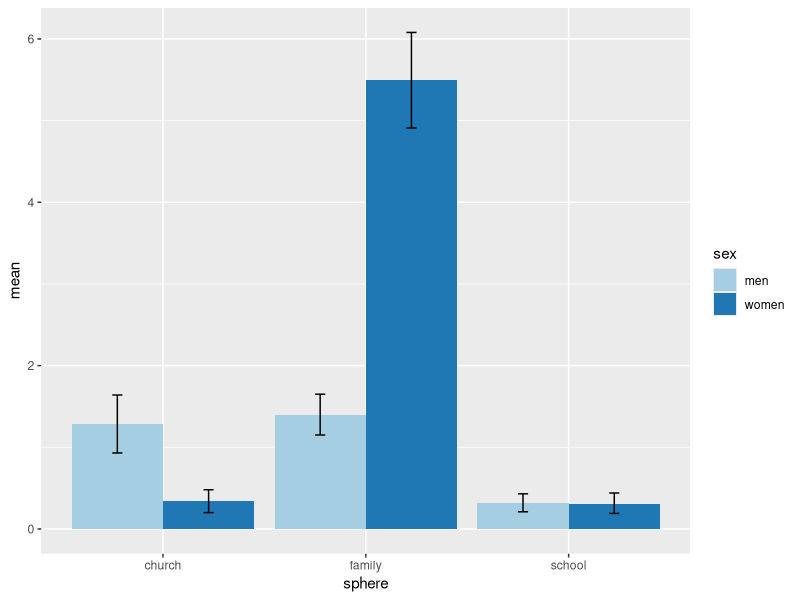
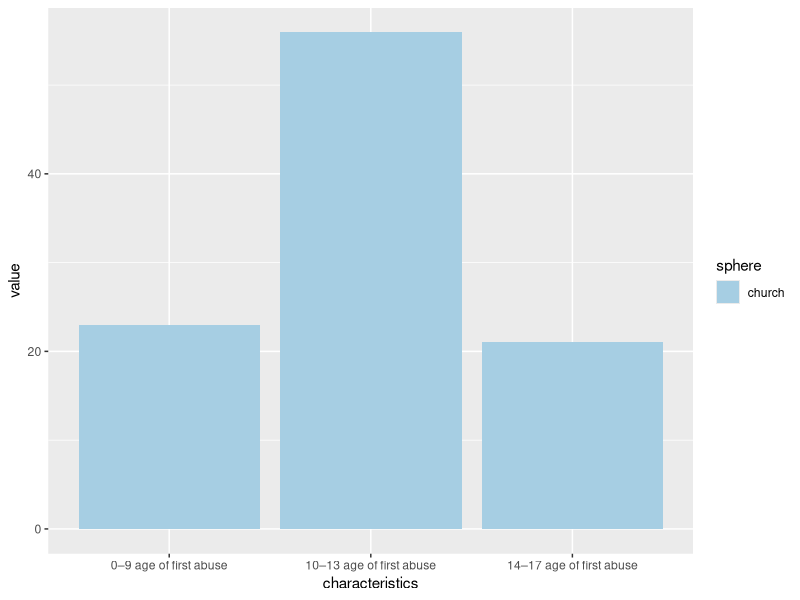

Source code (R) for these figures, in order:
## ---- chunk 1
library(dplyr)
library(readr)
library(tidyr)
library(ggplot2)
library(stringr)
## ---- chunk 2
prev_by_sex <- read_csv("sup_table_1.csv")
head(prev_by_sex)

char_first_csa <- read_csv("char_first_csa.csv")
head(char_first_csa)
## ---- chunk 3
prev <- prev_by_sex %>%
  pivot_longer(
    cols = starts_with(c("any", "family", "church", "school")),
    names_to = c("sphere", "sex", "ci"),
    names_pattern = "(any|family|church|school)_(women|men)_ci_(mean|low|up)"
  ) %>%
  pivot_wider(
    names_from = ci,
    values_from = value
  ) %>%
  filter(characteristics != "sample", characteristics != "Number of abused children", sphere != "any")

write_csv(prev, "prevalence.csv")

first <- char_first_csa %>%
  pivot_longer(
    cols = starts_with(c("any", "family", "church", "school")),
    names_to = c("sphere")
  )
write_csv(first, "first_abuse.csv")
## ---- chunk 4
prev %>%
  filter(characteristics == "Total prevalence", sphere != "any") %>%
  ggplot(aes(x = sphere, y = mean, fill = sex)) +
  geom_col(position = "dodge") +
  geom_errorbar(aes(ymin = low, ymax = up), width = 0.1, position = position_dodge(0.9)) +
  scale_fill_brewer(palette = "Paired")
## ---- chunk 5
first %>%
  filter(sphere == "church", str_detect(characteristics, "age of first abuse")) %>%
  ggplot(aes(x = characteristics, y = value, fill = sphere)) +
  geom_col(position = "dodge") +
  scale_fill_brewer(palette = "Paired")
